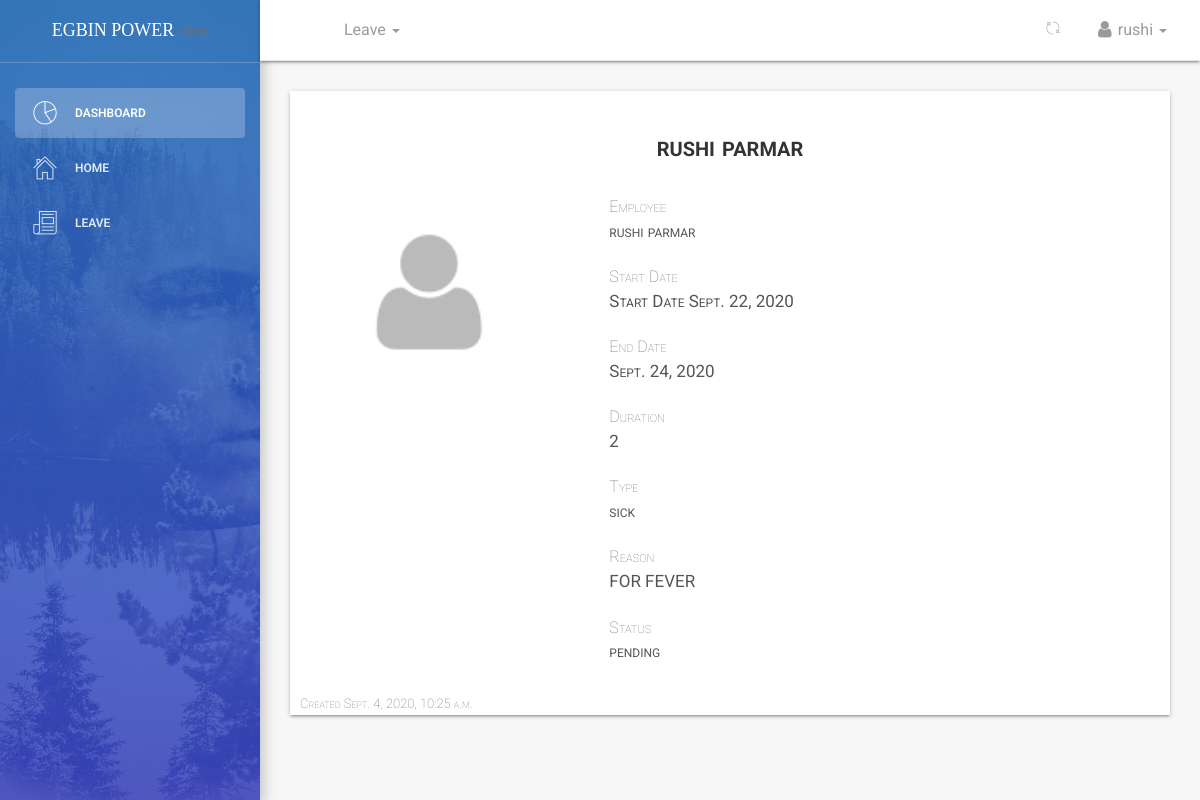
Screenshot of /dashboard/leaves/all/view/66/ (signed in) with the database file from the repository.
### employee/models.py (models this page shows, shortened)
class Employee(models.Model):
    id = models.AutoField(primary_key=True)
    MALE = 'male'
    FEMALE = 'female'
    OTHER = 'other'
    NOT_KNOWN = 'Not Known'
    GENDER = (
    (MALE,'Male'),
    (FEMALE,'Female'),
    (OTHER,'Other'),
    (NOT_KNOWN,'Not Known'),
    )
    MR = 'Mr'
    MRS = 'Mrs'
    MSS = 'Mss'
    DR = 'Dr'
    SIR = 'Sir'
    MADAM = 'Madam'
    TITLE = (
    (MR,'Mr'),
    (MRS,'Mrs'),
    (MSS,'Mss'),
    (DR,'Dr'),
    (SIR,'Sir'),
    (MADAM,'Madam'),
    )
    FULL_TIME = 'Full-Time'
    PART_TIME = 'Part-Time'
    CONTRACT = 'Contract'
    INTERN = 'Intern'
    EMPLOYEETYPE = (
    (FULL_TIME,'Full-Time'),
    (PART_TIME,'Part-Time'),
    (CONTRACT,'Contract'),
    (INTERN,'Intern'),
    )
    user = models.ForeignKey(User,on_delete=models.CASCADE,default=1)
    image = models.FileField(_('Profile Image'),upload_to='profiles',default='default.png',blank=True,null=True,help_text='upload image size less than 2.0MB')#work on path username-date/image
    firstname = models.CharField(_('Firstname'),max_length=125,null=False,blank=False)
    lastname = models.CharField(_('Lastname'),max_length=125,null=False,blank=False)
    othername = models.CharField(_('Othername (optional)'),max_length=125,null=True,blank=True)
    birthday = models.DateField(_('Birthday'),blank=False,null=False)
    department =  models.ForeignKey(Department,verbose_name =_('Department'),on_delete=models.SET_NULL,null=True,default=None)
    role =  models.ForeignKey(Role,verbose_name =_('Role'),on_delete=models.SET_NULL,null=True,default=None)
    startdate = models.DateField(_('Employement Date'),help_text='date of employement',blank=False,null=True)
    employeetype = models.CharField(_('Employee Type'),max_length=15,default=FULL_TIME,choices=EMPLOYEETYPE,blank=False,null=True)
    employeeid = models.CharField(_('Employee ID Number'),max_length=10,null=True,blank=True)
    line_manager_staff_id = models.CharField(_('Line Manager ID Number'),max_length=10,null=True,blank=True)
    Name_of_relief_person = models.CharField(_('Delegation of Authority(DOA)'),max_length=10,null=True,blank=True)
    date_issued = models.DateField(_('Date Issued'),help_text='date staff id was issued',blank=False,null=True)
    is_blocked = models.BooleanField(_('Is Blocked'),help_text='button to toggle employee block and unblock',default=False)
    is_deleted = models.BooleanField(_('Is Deleted'),help_text='button to toggle employee deleted and undelete',default=False)
    created = models.DateTimeField(verbose_name=_('Created'),auto_now_add=True,null=True)
    updated = models.DateTimeField(verbose_name=_('Updated'),auto_now=True,null=True)
    objects = EmployeeManager()
    class Meta:
        verbose_name = _('Employee')
        verbose_name_plural = _('Employees')
        ordering = ['-created']
    def __str__(self):
        return self.get_full_name
    @property
    def get_full_name(self):
        fullname = ''
        firstname = self.firstname
        lastname = self.lastname
        othername = self.othername
        if (firstname and lastname) or othername is None:
            fullname = firstname +' '+ lastname
            return fullname
        elif othername:
            fullname = firstname + ' '+ lastname +' '+othername
            return fullname
        return

### leave/models.py (models this page shows, shortened)
class Leave(models.Model):
	id = models.AutoField(primary_key=True)
	user = models.ForeignKey(User,on_delete=models.CASCADE,default=1)
	startdate = models.DateField(verbose_name=_('Start Date'),help_text='leave start date is on ..',null=True,blank=False)
	enddate = models.DateField(verbose_name=_('End Date'),help_text='coming back on ...',null=True,blank=False)
	leavetype = models.CharField(choices=LEAVE_TYPE,max_length=25,default=SICK,null=True,blank=False)
	reason = models.CharField(verbose_name=_('Reason for Leave'),max_length=255,help_text='add additional information for leave',null=True,blank=True)
	defaultdays = models.PositiveIntegerField(verbose_name=_('Leave days per year counter'),default=DAYS,null=True,blank=True)
	status = models.CharField(max_length=12,default='pending') #pending,approved,rejected,cancelled
	is_approved = models.BooleanField(default=False) #hide
	updated = models.DateTimeField(auto_now=True, auto_now_add=False)
	created = models.DateTimeField(auto_now=False, auto_now_add=True)
	objects = LeaveManager()
	class Meta:
		verbose_name = _('Leave')
		verbose_name_plural = _('Leaves')
		ordering = ['-created'] #recent objects
	@property
	def leave_days(self):
		days_count = ''
		startdate = self.startdate
		enddate = self.enddate
		if startdate > enddate:
			return
		dates = (enddate - startdate)
		return dates.days

### dashboard/views.py (the view)
# urls.py: path('leaves/all/view/<int:id>/',views.leaves_view,name='userleaveview'),
def leaves_view(request,id):
	if not (request.user.is_authenticated):
		return redirect('/')
	leave = get_object_or_404(Leave, id = id)
	print(leave.user)
	employee = Employee.objects.filter(user = leave.user)[0]
	print(employee)
	return render(request,'dashboard/leave_detail_view.html',{'leave':leave,'employee':employee,'title':'{0}-{1} leave'.format(leave.user.username,leave.status)})

### employee/managers.py (called while the page is built)
    def get_queryset(self):
        return super().get_queryset().filter(is_deleted=False)

### leave/manager.py (called while the page is built)
	def get_queryset(self):
		return super().get_queryset()

### templates/dashboard/leave_detail_view.html (shortened to what this page needs)
{% extends '_layout.html' %}
{% load crispy_forms_tags %}
 {% block navheader %}
    {% include 'includes/navheader_employee_app.html' %}
 {% endblock %}
 {% block content %}
        <section class="content">
            <section class="container-fluid">
                <section class="form-wrapper">
                    <section class="row">
                        <section class="col col-lg-8 col-md-12  col-sm-12">
                        </section>
                    </section>
                    <section class="row">
                        <section class="col-lg-12 col-md-12 col-sm-12 text-center space-margin">
                            <h3 class="title-h3">{{ employee.get_full_name }}</h3>
                        </section>
                    </section>
                    <section class="row">
                        <section class="col-lg-4 text-center">
                          <img src="{{ employee.image.url}}"  class="img-fluid rounded-circle-image">
                        </section>
                        <section class="col-lg-8 col-md-12 col-sm-12">
                                    <div class="list-group" id="list-tab" role="tablist">
                                            <a class="list-group-item list-group-item-action" id="list-home-list" data-toggle="list" href="" role="tab" aria-controls=""><span>Employee</span> <div>{{ employee.get_full_name }}</div>
                                            </a>
                                            <a class="list-group-item list-group-item-action" id="list-profile-list" data-toggle="list" href="" role="tab" aria-controls=""><span>Start Date</span> <div> Start Date {{ leave.startdate }}</div>
                                            </a>
                                            <a class="list-group-item list-group-item-action" id="list-messages-list" data-toggle="list" href="" role="tab" aria-controls=""><span>End Date</span><div>{{ leave.enddate}}</div>
                                            </a>
                                            <a class="list-group-item list-group-item-action" id="list-settings-list" data-toggle="list" href="" role="tab" aria-controls=""><span>Duration</span> <div>{{ leave.leave_days}}</div>
                                            </a>
                                            <a class="list-group-item list-group-item-action" id="list-settings-list" data-toggle="list" href="" role="tab" aria-controls=""><span>Type</span> <div>{{ leave.leavetype}}</div>
                                            </a>
                                            <a class="list-group-item list-group-item-action" id="list-settings-list" data-toggle="list" href="" role="tab" aria-controls=""><span>Reason</span> <div>{{ leave.reason}}</div>
                                            </a>
                                             <a class="list-group-item list-group-item-action" id="list-settings-list" data-toggle="list" href="" role="tab" aria-controls=""><span>Status</span> <div>{{ leave.status}}</div>
                                             </a>
                                      </div>
                        </section>
                    </section>
                                  <span style="font-size: 13px;padding-left: 1rem;" class="pull-left">Created {{ leave.created }}</span>
                </section>
            </section>
        </section>
 {% endblock %}

### templates/includes/navheader_employee_app.html (shortened to what this page needs)
 {% load static %}
 <nav class="navbar navbar-default navbar-fixed shadow">
            <div class="container-fluid">
                <div class="collapse navbar-collapse">
                    <ul class="nav navbar-nav navbar-left">
                        <li>
                            <a href="" class="dropdown-toggle" data-toggle="dropdown">
                            </a>
                        </li>
                        <li class="dropdown">
                              <a href="" class="dropdown-toggle" data-toggle="dropdown">
                                    <p>
                                        Leave
                                        <b class="caret"></b>
                                    </p>
                              </a>
                        </li>
                    </ul>
                    <ul class="nav navbar-nav navbar-right">
                        <li class="dropdown">
                              <a href="" class="dropdown-toggle refresh-page" data-toggle="dropdown" title="refresh current page">
                                    <i class="pe-7s-refresh-2"></i>
                              </a>
                        </li>
                        <li class="dropdown">
                              <a href="" class="dropdown-toggle" data-toggle="dropdown">
                                    <p>
                                        <i class="fa fa-user"></i> {{ request.user}}
                                        <b class="caret"></b>
                                    </p>
                              </a>
                        </li>
                    </ul>
                </div>
            </div>
        </nav>

### rows the page displays
Employee: get_full_name "rushi parmar", image (placeholder picture)
Leave: startdate "Sept. 22, 2020", enddate "Sept. 24, 2020", leave_days "2", leavetype "sick", reason "FOR FEVER", status "pending", created "Sept. 4, 2020, 10:25 a.m."

### other values shown
{{ request.user }} "rushi"
